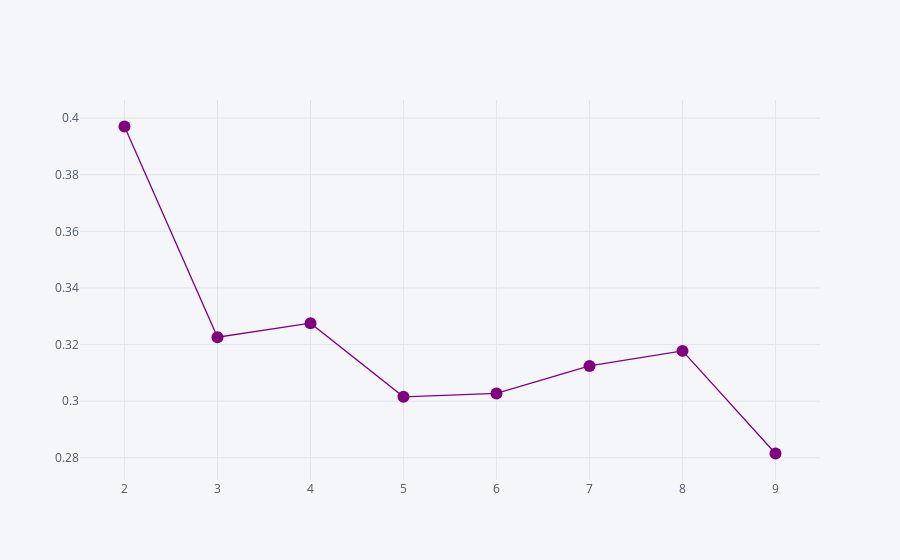

The notebook cell this image was saved under:
### Markdown cell above
### Agglomerativo

### Code cell
sil = pd.DataFrame(map(lambda k:(k,silhouette_score(Xs,
                                              AgglomerativeClustering(n_clusters=k).fit_predict(Xs))),
                 range(2,10)),columns=['k','sil']).set_index('k')
sil.iplot(kind='line',mode='lines+markers',color='purple') #Graficamos la silueta, entre mas cercana a uno mejor

### Figure 1 — Plotly figure (JSON) as saved in the notebook; plotly's stock layout.template omitted (floating-point values rounded to 4 significant figures)
{"data": [{"line": {"color": "rgba(128, 0, 128, 1.0)", "dash": "solid", "shape": "linear", "width": 1.3}, "marker": {"size": 12, "symbol": "circle"}, "mode": "lines+markers", "name": "sil", "text": "", "type": "scatter", "x": [2, 3, 4, 5, 6, 7, 8, 9], "y": [0.397, 0.3226, 0.3276, 0.3015, 0.3027, 0.3125, 0.3178, 0.2815]}], "layout": {"legend": {"bgcolor": "#F5F6F9", "font": {"color": "#4D5663"}}, "paper_bgcolor": "#F5F6F9", "plot_bgcolor": "#F5F6F9", "title": {"font": {"color": "#4D5663"}}, "xaxis": {"gridcolor": "#E1E5ED", "showgrid": true, "tickfont": {"color": "#4D5663"}, "title": {"font": {"color": "#4D5663"}, "text": ""}, "zerolinecolor": "#E1E5ED"}, "yaxis": {"gridcolor": "#E1E5ED", "showgrid": true, "tickfont": {"color": "#4D5663"}, "title": {"font": {"color": "#4D5663"}, "text": ""}, "zerolinecolor": "#E1E5ED"}}}
